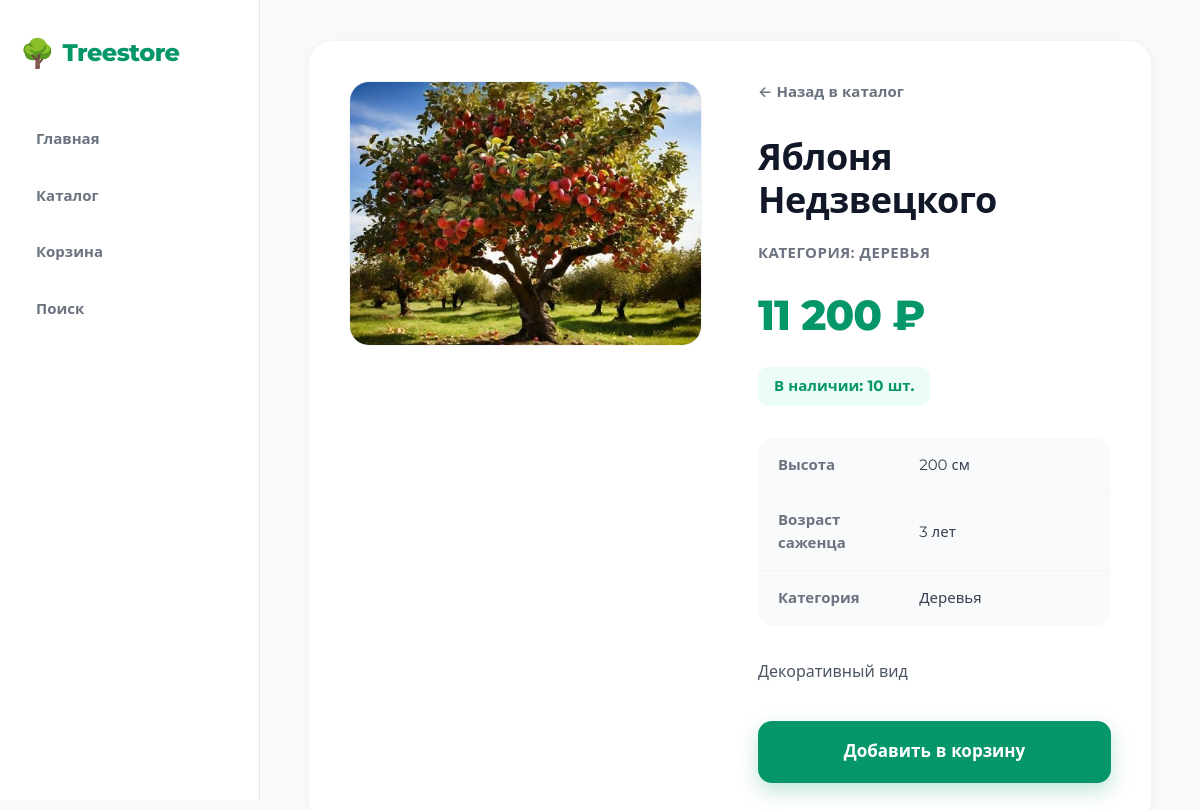
Page /product/1 on the committed database.
### models.py (models this page shows)
class Product(Base):
    __tablename__ = "products"
    id: Mapped[int] = mapped_column(primary_key=True)
    category_id: Mapped[int] = mapped_column(ForeignKey("categories.id"))
    name: Mapped[str] = mapped_column(Text)
    slug: Mapped[str] = mapped_column(Text, unique=True)
    description: Mapped[str | None] = mapped_column(Text)
    price: Mapped[Decimal] = mapped_column(Numeric(10, 2))
    stock: Mapped[int] = mapped_column(Integer, default=0)
    height_cm: Mapped[int | None] = mapped_column(Integer)
    age_years: Mapped[int | None] = mapped_column(Integer)
    image_url: Mapped[str | None] = mapped_column(Text)
    is_active: Mapped[bool] = mapped_column(Boolean, default=True)
    created_at: Mapped[datetime] = mapped_column(DateTime, server_default=func.now())
    category: Mapped["Category"] = relationship(back_populates="products")

class Category(Base):
    __tablename__ = "categories"
    id: Mapped[int] = mapped_column(primary_key=True)
    name: Mapped[str] = mapped_column(Text, unique=True)
    slug: Mapped[str] = mapped_column(Text, unique=True)
    description: Mapped[str | None] = mapped_column(Text)
    products: Mapped[list["Product"]] = relationship(back_populates="category")

### main.py (the view)
@app.get("/product/{product_id}")
def product_page(product_id: int, request: Request, db: Session = Depends(get_db)):
    product = db.get(Product, product_id)
    if not product:
        return RedirectResponse("/catalog", status_code=303)
    similar = (db.query(Product)
               .filter(Product.id != product.id, Product.is_active == True)
               .filter(Product.category_id == product.category_id)
               .limit(4).all())
    return templates.TemplateResponse(
        request=request, name="product.html",
        context={"product": product, "similar": similar,
                 "category": db.get(Category, product.category_id)},
    )

### templates/product.html (shortened to what this page needs)
{% extends "base.html" %}
{% block content %}
<div class="product-page">
    <div class="product-gallery">
        {% if product.image_url %}
            <img src="{{ product.image_url }}" alt="{{ product.name }}" class="product-main-img">
        {% else %}
            <img src="/static/image/placeholder.jpg" alt="{{ product.name }}" class="product-main-img">
        {% endif %}
    </div>
    <div class="product-info-block">
        <a href="/catalog" class="back-link">← Назад в каталог</a>
        <h1 class="product-title">{{ product.name }}</h1>
        {% if category %}
            <div class="product-category">Категория: {{ category.name }}</div>
        {% endif %}
        <div class="product-price">
            {{ "{:,.0f}".format(product.price).replace(",", " ") }} ₽
        </div>
        <div class="product-stock {% if product.stock <= 0 %}out{% endif %}">
            {% if product.stock > 0 %}
                В наличии: {{ product.stock }} шт.
            {% else %}
                Нет в наличии
            {% endif %}
        </div>
        {% if product.height_cm or product.age_years %}
        <table class="product-specs">
            {% if product.height_cm %}
                <tr><td>Высота</td><td>{{ product.height_cm }} см</td></tr>
            {% endif %}
            {% if product.age_years %}
                <tr><td>Возраст саженца</td><td>{{ product.age_years }} лет</td></tr>
            {% endif %}
            {% if category %}
                <tr><td>Категория</td><td>{{ category.name }}</td></tr>
            {% endif %}
        </table>
        {% endif %}
        {% if product.description %}
            <p class="product-desc">{{ product.description }}</p>
        {% endif %}
        <a href="/add-to-cart/{{ product.id }}" class="btn-buy-lg">Добавить в корзину</a>
    </div>
</div>
{% endblock %}

### static/style1.css (style rules this page uses)
* { margin: 0; padding: 0; box-sizing: border-box; }
body { font-family: 'Montserrat', system-ui, -apple-system, sans-serif; background: #f8faf9; color: #1f2937; line-height: 1.5; -webkit-font-smoothing: antialiased; }
.product-page { display: grid; grid-template-columns: 1fr 1fr; gap: 56px; align-items: start; background: #fff; padding: 40px; border-radius: 24px; box-shadow: 0 2px 12px rgba(0, 0, 0, 0.03); border: 1px solid #f3f4f6; }
.product-gallery { background: #f9fafb; border-radius: 20px; overflow: hidden; aspect-ratio: 4 / 3; display: flex; align-items: center; justify-content: center; border: 1px solid #f3f4f6; }
.product-gallery img { width: 100%; height: 100%; object-fit: cover; display: block; }
.product-info-block { display: flex; flex-direction: column; gap: 20px; }
.product-title { font-size: 36px; font-weight: 800; color: #111827; line-height: 1.2; letter-spacing: -0.5px; }
.product-category { font-size: 15px; color: #6b7280; font-weight: 600; text-transform: uppercase; letter-spacing: 0.5px; }
.product-price { font-size: 42px; font-weight: 800; color: #059669; letter-spacing: -1px; }
.product-stock { font-size: 15px; font-weight: 700; color: #059669; display: inline-flex; align-items: center; gap: 8px; background: #ecfdf5; padding: 8px 16px; border-radius: 10px; width: fit-content; }
.product-specs { width: 100%; border-collapse: collapse; margin: 12px 0; background: #f9fafb; border-radius: 16px; overflow: hidden; }
.product-specs td { padding: 16px 20px; border-bottom: 1px solid #f3f4f6; font-size: 15px; color: #374151; }
.product-specs tr:last-child td { border-bottom: none; }
.product-specs td:first-child { color: #6b7280; width: 40%; font-weight: 600; }
.product-desc { font-size: 16px; line-height: 1.7; color: #4b5563; margin-bottom: 8px; }
.btn-buy-lg { display: block; width: 100%; padding: 18px; background: #059669; color: #fff; border-radius: 14px; font-size: 17px; font-weight: 700; text-align: center; text-decoration: none; transition: all 0.2s; box-shadow: 0 8px 20px rgba(5, 150, 105, 0.25); margin-top: 8px; }
.back-link { font-size: 15px; color: #6b7280; text-decoration: none; margin-bottom: 12px; display: inline-flex; align-items: center; gap: 6px; font-weight: 600; transition: color 0.2s; }

### rows in the picture
Product: image_url (picture), name "Яблоня Недзвецкого", price "11 200", stock "10", height_cm "200", age_years "3", description "Декоративный вид"
Category: name "ДЕРЕВЬЯ", name "Деревья"
